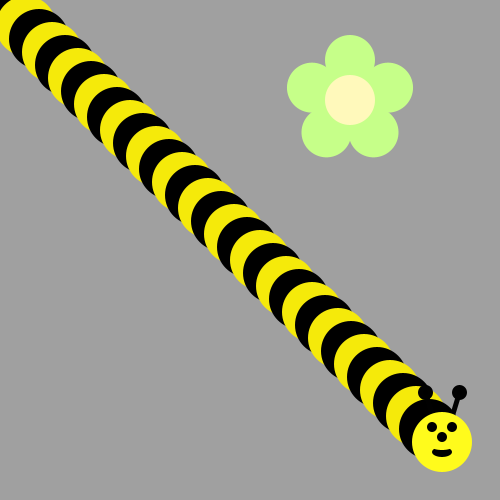
Frame 1 (no input)
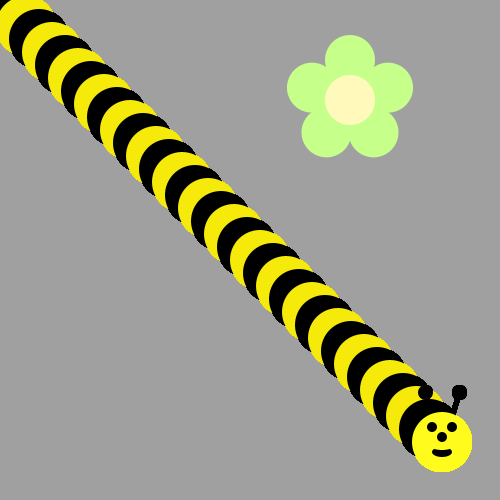
Frame 60 (the mouse pressed at the canvas centre just before this capture)
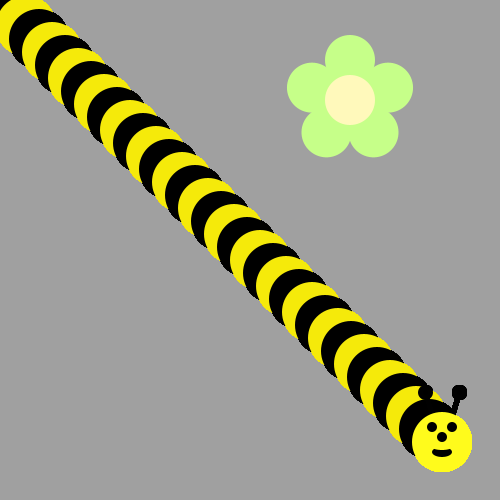
Frame 120 (the mouse held since frame 60 and released just before this capture)

The Processing sketch that drew these frames (run headless with seeded random() and noise(); from frame 60 on, the mouse is pressed at the canvas centre):

// Processing sketch: bumble_bee
// ── bumble_bee.pde

void setup() {
     ellipseMode(CENTER);
     size(500, 500);
     background(160, 160, 160);
     drawFlower(350, 100);
}

void draw() {
  
// First run the program and you should see a flower.  
  
  for(int i = 0 ; i < 34  ; i ++){ 
   if(i%2 == 0){fill(#F5EA0A);} 
   if(i%2 == 1){fill(#000000);}
   ellipse(i*13, i*13, 60, 60);
  }
  drawBeeFace(442,442);
/* Then, use a loop to make a body for the Bee! 
(see the image on the recipe, it's a diagonal line of circles)
Use modulo to make the colors alternate between yellow and black
*/



/*
Now put his head on using drawBeeFace(x,y)
*/

}

/**************   Use these methods but  DON'T CHANGE THE CODE BELOW  **************/

void drawFlower(int x, int y) {
     noStroke();
     translate(x, y);
     // draw 5 petals, rotating after each one
     fill(#c6ff89);      // green
      for (int i = 0; i < 5; i++) {
           ellipse(0, -40, 50, 50);
          rotate(radians(72));
     }
     fill(#fff9bb); // light yellow
     ellipse(0, 0, 50, 50);
} 
void drawBeeFace(int BeeFaceX, int BeeFaceY) {
     noStroke();
     fill(0, 0, 0);
     stroke(1);
     strokeWeight(5);
     line(BeeFaceX-10, BeeFaceY-27, BeeFaceX-17, BeeFaceY-50);
     line(BeeFaceX+10, BeeFaceY-27, BeeFaceX+17, BeeFaceY-50);
     ellipse(BeeFaceX-17, BeeFaceY-50, 10, 10);
     ellipse(BeeFaceX+17, BeeFaceY-50, 10, 10);
     noStroke();
     fill(255, 251, 28);
     ellipse(BeeFaceX, BeeFaceY, 60, 60); // face
     fill(255, 237, 209);
     fill(0,0,0);
      ellipse(BeeFaceX-10, BeeFaceY-15, 10, 10); // eyes
     ellipse(BeeFaceX+10, BeeFaceY-15, 10, 10);
      ellipse(BeeFaceX, BeeFaceY-5, 10, 10); // nose
      ellipse(BeeFaceX, BeeFaceY+10, 20, 10);// mouth
     fill(255, 251, 28);
     ellipse(BeeFaceX, BeeFaceY+5, 20, 6);
}
